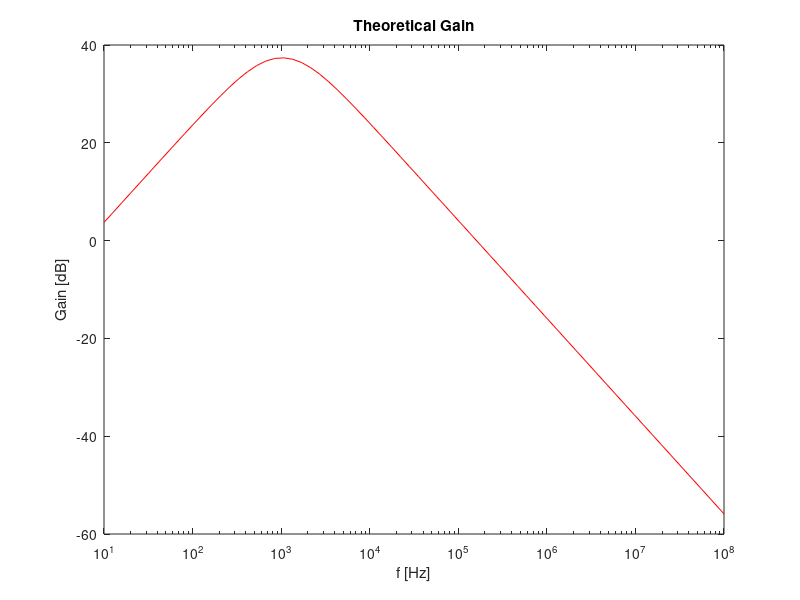
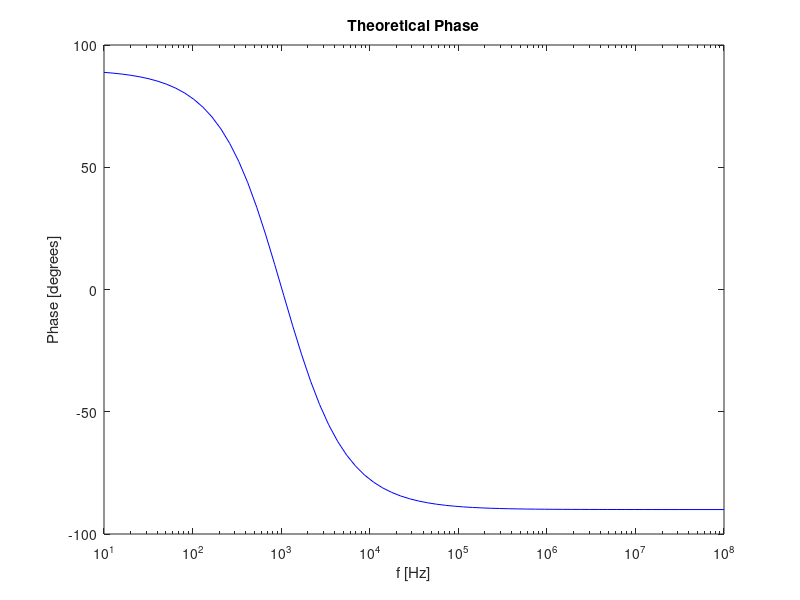

Reproduce these figures in MATLAB, in order.
close all
clear all

%Used values for resistances and capacitances
C1=220e-9;
C2=220e-9;
C2s=220e-9;
R1=1.e+3;
R2=1.e+3;
%R2p=infinity;
R3=100.e+3;
R4=10.e+3;
R4p=1.e+3;

%Write values in a file
file_chosen_values = fopen("ChosenValues.tex","w");
fprintf(file_chosen_values, "$C_1$ & %.0f\\\\ \\hline\n$C_2$ & %.0f\\\\ \\hline\n$C_{2s}$ & %.0f\\\\ \\hline\n$R_1$ & %.0f\\\\ \\hline\n$R_2$ & %.0f\\\\ \\hline\n$R_{2p}$ & $\\infty$ \\\\ \\hline\n$R_3$ & %.0f\\\\ \\hline\n$R_4$ & %.0f\\\\ \\hline\n$R_{4p}$ & %.0f\\\\ \\hline", C1/(1.e-9), C2/(1.e-9), C2s/(1.e-9), R1/1000, R2/1000, R3/1000, R4/1000, R4p/1000);
fclose (file_chosen_values);

%Compute equivalent R4 and C2 (R2p=infinity, thus it is not necessary)
C2=(C2*C2s)/(C2+C2s);
R4=(R4*R4p)/(R4+R4p);

%Write equivalent resistance and capacitance in a file
file_equivalent_values = fopen("EquivalentValues.tex","w");
fprintf(file_equivalent_values, "$C_{2,eq}$ & %.0f\\\\ \\hline\n$R_{4,eq}$ & %.6e\\\\ \\hline", C2/(1.e-9), R4/1000);
fclose (file_equivalent_values);

%Computing gains for the vector of log with 10 points per decade (7 decades, thus 70 points)
f=logspace(1,8,70);
w=2*pi*f;
teta=((R1*C1*j*w)*(1+R3/R4))./((1+R1*C1*j*w).*(1+R2*C2*j*w));
Gain=20*log10(abs(teta));
Phase=angle(teta)/pi*180;

%Lower and higher cut-off and central frequencies and gain at the central frequency
wL=1/(R1*C1);
fL=wL/(2*pi);
wH=1/(R2*C2);
fH=wH/(2*pi);
wO=sqrt(wL*wH);
fO=wO/(2*pi);
zeta=((R1*C1*j*wO)*(1+R3/R4))/((1+R1*C1*j*wO)*(1+R2*C2*j*wO));
GainFinal=20*log10(abs(zeta));

%Input and output impedances at the calculated central frequency
Zinput=R1+1/(j*wO*C1);
Zoutput=1/(1/R2+j*wO*C2);
  
%Write final values in file
file_final = fopen("FinalValues.tex","w");
fprintf(file_final,"$|Z_I|$ & %.6e \\\\ \\hline\n$|Z_O|$ & %.6e \\\\ \\hline\n$f_L$ & %.6e \\\\ \\hline\n$f_H$ & %.6e \\\\ \\hline\n $f_O$ & %.6e \\\\ \\hline\n Gain & %.6e \\\\ \\hline", abs(Zinput), abs(Zoutput), fL, fH, fO, GainFinal);
fclose (file_final);

%Plot the gain
fig_gain = figure ("Visible", "off");
semilogx(f, Gain, "r");
xlabel("f [Hz]");
ylabel("Gain [dB]");
title("Theoretical Gain");
print (fig_gain, "gain_plot.eps", "-depsc");

%Plot the phase
fig_phase = figure ("Visible", "off");
semilogx(f, Phase, "b");
xlabel("f [Hz]");
ylabel("Phase [degrees]");
title("Theoretical Phase");
print (fig_phase, "phase_plot.eps", "-depsc");

close all;
